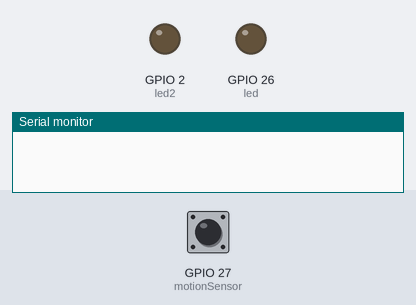
Simulated run of this sketch. Board: ESP32. On the bench: output pins drawn as LEDs (lit = HIGH), the last lines printed to the serial monitor. The test bench sets the inputs (shaded band); at power-on: GPIO 27 (motionSensor) HIGH.

Above: at 1.2 s.
1.3 s: GPIO 27 (motionSensor) pulsed LOW 2 times (0.12 s each, 0.3 s apart)
At 2.8 s:
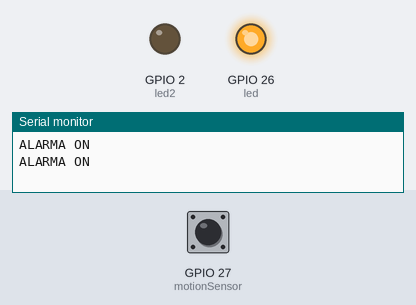
At 11.0 s:
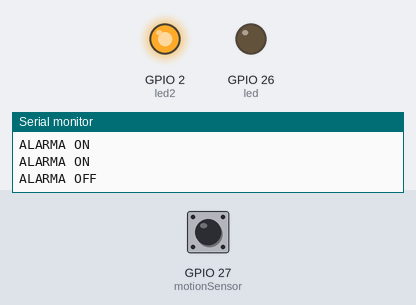
Timing chart, 0 to 31.5 s (numbered marks = the images above; inputs shaded):
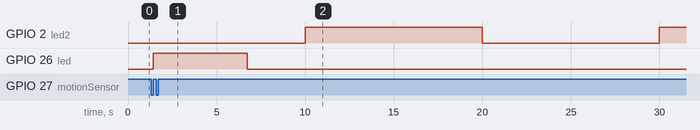

The sketch:

2_motion_sensor_with_timer_and_interrupts_twoTimers.ino
```cpp
/*
  POWERED BY -WSW-
  El propósito de este programa es controlar una alarma activada por un sensor de movimiento PIR.
  Cuando se detecta movimiento, se enciende un LED y se inicia un temporizador.
  Al pasar un tiempo predefinido (5 segundos), el LED se apaga automáticamente.
  Además, cada 10 segundos cambia el estado del led BUILT_IN

  **Hardware necesario:**
  - Un ESP32.
  - Un sensor PIR (conectado al pin 27 del ESP32).
  - Un LED (conectado al pin 26 del ESP32).
  - Led BUILT_IN

  **Conexiones:**
  - El sensor PIR se conecta al pin GPIO 27.
  - El LED se conecta al pin GPIO 26.

  **Importante:** Este código no es bloqueante, lo que significa que el microcontrolador puede seguir
  ejecutando otras tareas mientras se maneja la detección de movimiento y el temporizador sin detener
  el flujo principal del programa.

  **Aclaración:** Este código está desarrollado para el paquete de esp32 by Espressif Systems desde V
  la versión 3.0.0 en adelante. Esto se debe a que las funciones de temporizado cambiaron respecto a
  la versión 2.x.x

  Licencia Dual:
Este código está disponible bajo la Licencia MIT para fines no comerciales.
Si desea usar el código en un proyecto comercial, debe obtener una licencia comercial poniéndose en contacto conmigo.

*/

// Crear un puntero para cada temporizador
hw_timer_t *timer = NULL;
hw_timer_t *timer2 = NULL;

//utilizaremos interrupciones críticas
portMUX_TYPE timerMux1 = portMUX_INITIALIZER_UNLOCKED;
portMUX_TYPE timerMux2 = portMUX_INITIALIZER_UNLOCKED;

// Declarar los pines de los LEDs y el sensor PIR
const int led = 26;  // Pin GPIO para el LED
const int led2 = LED_BUILTIN;
const int motionSensor = 27;  // Pin GPIO para el sensor de movimiento

// Función que se ejecuta cuando se detecta movimiento
void IRAM_ATTR detectsMovement() {
  // Encender el LED
  digitalWrite(led, HIGH);
  // Enviar un mensaje de "ALARMA ON" por el puerto serie
  Serial.println("ALARMA ON");
  // Iniciar el temporizador
  timerStart(timer);
}

// Función que se ejecuta cuando el temporizador finaliza
void IRAM_ATTR onTimer() {
  portENTER_CRITICAL_ISR(&timerMux1);
  // Apagar el LED
  digitalWrite(led, LOW);
  // Enviar un mensaje de "ALARMA OFF" por el puerto serie
  Serial.println("ALARMA OFF");
  // Detener el temporizador
  timerStop(timer);
  portEXIT_CRITICAL_ISR(&timerMux1);
}

// Función que se ejecuta cuando el temporizador 2 cuenta 10 segundos
void IRAM_ATTR onTimer2() {
  portENTER_CRITICAL_ISR(&timerMux2);
  // Togglear el LED
  bool newEstLed2 = 1 - digitalRead(led2);
  digitalWrite(led2, newEstLed2);
  //timerRestart(timer2);
  portEXIT_CRITICAL_ISR(&timerMux2);
}

void setup() {
  // Inicializar el puerto serie para depuración
  Serial.begin(115200);

  // Configurar el sensor PIR como entrada con resistencia pull-up
  pinMode(motionSensor, INPUT_PULLUP);

  // Configurar la interrupción para el sensor PIR: se ejecuta la función detectsMovement cuando el pin sube (RISING)
  attachInterrupt(digitalPinToInterrupt(motionSensor), detectsMovement, RISING);

  // Configurar los LEDs como salida
  pinMode(led, OUTPUT);
  pinMode(led2, OUTPUT);
  digitalWrite(led, LOW);  // Inicialmente, el LED está apagado
  digitalWrite(led2, LOW);  // Inicialmente, el LED está apagado

  // Inicializar los temporizadores con una frecuencia de 1 MHz
  timer = timerBegin(1000000);
  timer2 = timerBegin(1000000);

  // Asociar la función onTimer al temporizador correspondiente
  timerAttachInterrupt(timer, &onTimer);
  timerAttachInterrupt(timer2, &onTimer2);

  // Configurar el temporizador para que se ejecute cada 'timeSeconds' segundos
  // El temporizador se repetirá indefinidamente (tercer parámetro 'true') y con un único conteo
  timerAlarm(timer, 5 * 1000000, true, 0);
  timerAlarm(timer2, 10 * 1000000, true, 0);

  // Detener el temporizador inicialmente
  timerStop(timer);
  }

void loop() {
  // El ciclo 'loop' está vacío porque el código no es bloqueante
  // Las acciones se manejan a través de interrupciones y el temporizador
}
```

Measured:
- after the input at 1.3 s, GPIO 26 (led): LOW → HIGH after 0.12 s, → LOW 5.3 s later
